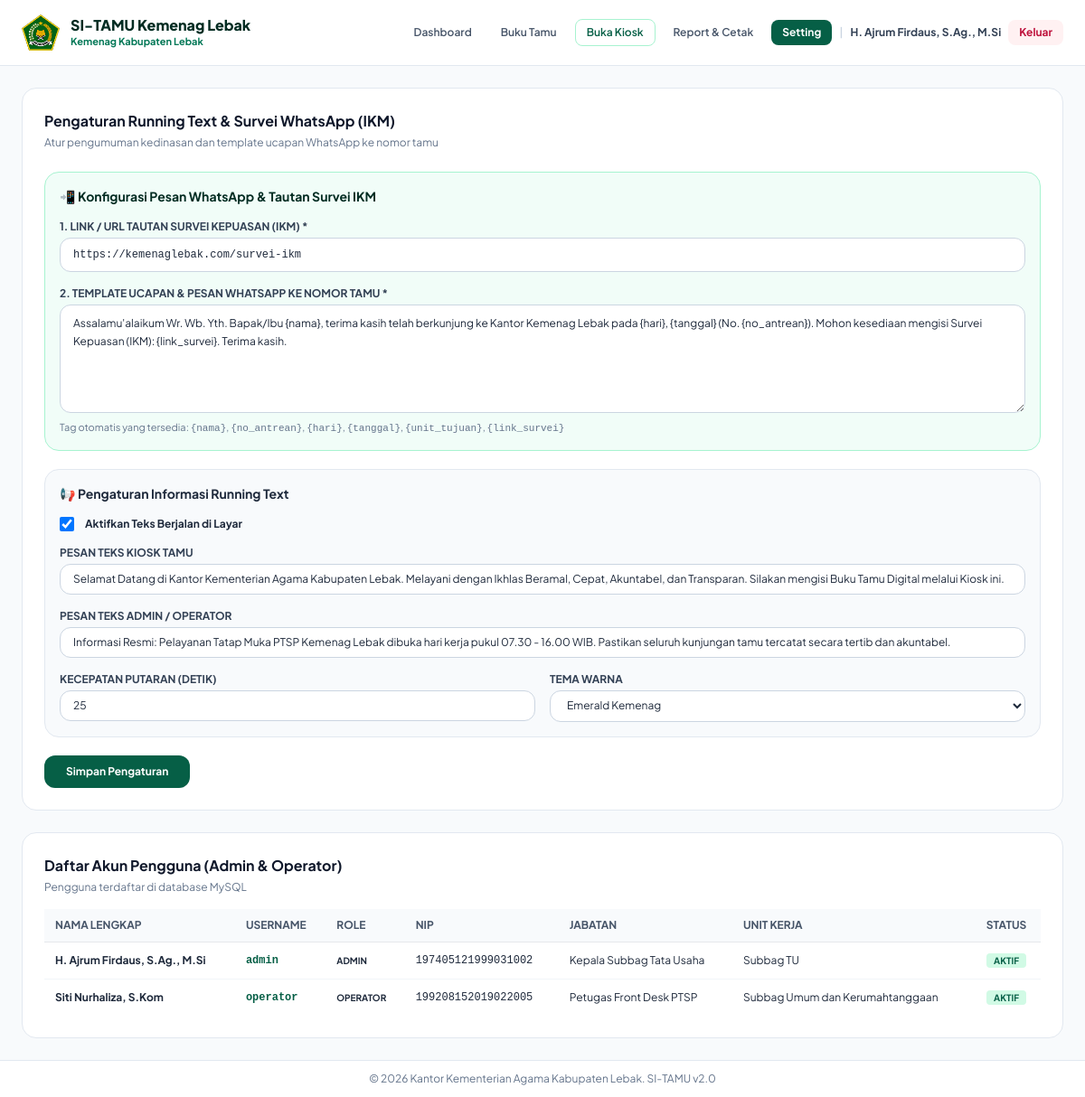
/php/pengaturan.php (signed in), run on the app's committed database.
### tables this page shows
CREATE TABLE `users` (
  `id` int(11) NOT NULL AUTO_INCREMENT,
  `username` varchar(50) NOT NULL UNIQUE,
  `password` varchar(255) NOT NULL,
  `nama` varchar(150) NOT NULL,
  `role` enum('admin','operator') NOT NULL DEFAULT 'operator',
  `nip` varchar(30) DEFAULT NULL,
  `jabatan` varchar(100) DEFAULT NULL,
  `unit_kerja` varchar(100) DEFAULT NULL,
  `status` enum('aktif','nonaktif') NOT NULL DEFAULT 'aktif',
  `created_at` timestamp NOT NULL DEFAULT CURRENT_TIMESTAMP,
  PRIMARY KEY (`id`)
);

### php/pengaturan.php (the view, shortened to what this page needs)
<?php
require_once 'config.php';
$user = $_SESSION['user'];
$stmt = $pdo->query("SELECT kunci, nilai FROM pengaturan");
$settings = $stmt->fetchAll(PDO::FETCH_KEY_PAIR);
$stmtUsers = $pdo->query("SELECT * FROM users ORDER BY id ASC");
$usersList = $stmtUsers->fetchAll();
?>
<!DOCTYPE html>
<html lang="id">
<head>
    <script src="https://cdn.tailwindcss.com"></script>
</head>
<body class="bg-slate-50 text-slate-800 min-h-screen flex flex-col justify-between">
    <header class="bg-white border-b border-slate-200 sticky top-0 z-40 shadow-xs">
        <div class="max-w-7xl mx-auto px-6 py-4 flex items-center justify-between">
            <div class="flex items-center gap-3">
                <img src="assets/logo_kemenag.png" alt="Logo Kemenag" class="h-10 w-auto">
                <div>
                    <h1 class="text-base font-black text-emerald-950 leading-tight">SI-TAMU Kemenag Lebak</h1>
                    <p class="text-[11px] font-bold text-emerald-700">Kemenag Kabupaten Lebak</p>
                </div>
            </div>
            <nav class="flex items-center gap-2 text-xs font-semibold">
                <a href="dashboard.php" class="px-3 py-1.5 text-slate-600 hover:text-emerald-900 rounded-lg">Dashboard</a>
                <a href="tamu.php" class="px-3 py-1.5 text-slate-600 hover:text-emerald-900 rounded-lg">Buku Tamu</a>
                <a href="index.php" target="_blank" class="px-3 py-1.5 text-emerald-800 hover:bg-emerald-50 border border-emerald-200 rounded-lg">Buka Kiosk</a>
                <a href="laporan.php" class="px-3 py-1.5 text-slate-600 hover:text-emerald-900 rounded-lg">Report & Cetak</a>
                <a href="pengaturan.php" class="px-3 py-1.5 bg-emerald-800 text-white rounded-lg font-bold">Setting</a>
                <span class="text-slate-300">|</span>
                <span class="text-xs font-bold text-slate-700"><?= htmlspecialchars($user['nama']); ?></span>
                <a href="logout.php" class="px-3 py-1.5 bg-rose-50 text-rose-700 hover:bg-rose-100 rounded-lg font-bold">Keluar</a>
            </nav>
        </div>
    </header>
    <main class="max-w-7xl w-full mx-auto p-6 space-y-6 flex-1">
        <div class="bg-white rounded-2xl border border-slate-200 shadow-xs p-6">
            <h2 class="text-base font-bold text-slate-900 mb-1">Pengaturan Running Text & Survei WhatsApp (IKM)</h2>
            <p class="text-xs text-slate-500 mb-6">Atur pengumuman kedinasan dan template ucapan WhatsApp ke nomor tamu</p>
            <form method="POST" action="" class="space-y-5 text-xs">
                <div class="p-4 bg-emerald-50/70 border border-emerald-200 rounded-2xl space-y-4">
                    <h3 class="font-bold text-emerald-950 text-sm flex items-center gap-2">
                        <span>📲 Konfigurasi Pesan WhatsApp & Tautan Survei IKM</span>
                    </h3>
                    <div>
                        <label class="block font-bold uppercase text-slate-700 mb-1">1. Link / URL Tautan Survei Kepuasan (IKM) *</label>
                        <input type="url" name="wa_survey_url" required value="<?= htmlspecialchars($settings['wa_survey_url'] ?? 'https://kemenaglebak.com/survei-ikm'); ?>" class="w-full px-3.5 py-2.5 rounded-xl border border-slate-300 bg-white font-mono" placeholder="https://...">
                    </div>
                    <div>
                        <label class="block font-bold uppercase text-slate-700 mb-1">2. Template Ucapan & Pesan WhatsApp ke Nomor Tamu *</label>
                        <textarea name="wa_message_template" rows="5" required class="w-full px-3.5 py-2.5 rounded-xl border border-slate-300 bg-white leading-relaxed"><?= htmlspecialchars($settings['wa_message_template'] ?? ''); ?></textarea>
                        <p class="text-[11px] text-slate-500 mt-1">Tag otomatis yang tersedia: <code>{nama}</code>, <code>{no_antrean}</code>, <code>{hari}</code>, <code>{tanggal}</code>, <code>{unit_tujuan}</code>, <code>{link_survei}</code></p>
                    </div>
                </div>
                <div class="p-4 bg-slate-50 border border-slate-200 rounded-2xl space-y-4">
                    <h3 class="font-bold text-slate-800 text-sm">📢 Pengaturan Informasi Running Text</h3>
                    <div class="flex items-center gap-3">
                        <input type="checkbox" name="running_text_enabled" id="rtEn" value="1" <?= (isset($settings['running_text_enabled']) && $settings['running_text_enabled'] == '1') ? 'checked' : ''; ?> class="w-4 h-4 text-emerald-700">
                        <label for="rtEn" class="font-bold text-slate-800">Aktifkan Teks Berjalan di Layar</label>
                    </div>
                    <div>
                        <label class="block font-bold uppercase text-slate-700 mb-1">Pesan Teks Kiosk Tamu</label>
                        <input type="text" name="running_text_kiosk" value="<?= htmlspecialchars($settings['running_text_kiosk'] ?? ''); ?>" class="w-full px-3.5 py-2 rounded-xl border border-slate-300 bg-white">
                    </div>
                    <div>
                        <label class="block font-bold uppercase text-slate-700 mb-1">Pesan Teks Admin / Operator</label>
                        <input type="text" name="running_text_admin" value="<?= htmlspecialchars($settings['running_text_admin'] ?? ''); ?>" class="w-full px-3.5 py-2 rounded-xl border border-slate-300 bg-white">
                    </div>
                    <div class="grid grid-cols-2 gap-4">
                        <div>
                            <label class="block font-bold uppercase text-slate-700 mb-1">Kecepatan Putaran (Detik)</label>
                            <input type="number" name="running_text_speed" value="<?= htmlspecialchars($settings['running_text_speed'] ?? '25'); ?>" min="10" max="60" class="w-full px-3.5 py-2 rounded-xl border border-slate-300 bg-white">
                        </div>
                        <div>
                            <label class="block font-bold uppercase text-slate-700 mb-1">Tema Warna</label>
                            <select name="running_text_theme" class="w-full px-3.5 py-2 rounded-xl border border-slate-300 bg-white">
                                <option value="emerald" <?= (($settings['running_text_theme'] ?? '') === 'emerald') ? 'selected' : ''; ?>>Emerald Kemenag</option>
                            </select>
                        </div>
                    </div>
                </div>
                <button type="submit" name="simpan_pengaturan" class="px-6 py-2.5 bg-emerald-800 hover:bg-emerald-900 text-white font-bold rounded-xl shadow-xs transition">
                    Simpan Pengaturan
                </button>
            </form>
        </div>
        <div class="bg-white rounded-2xl border border-slate-200 shadow-xs p-6">
            <h3 class="text-base font-bold text-slate-900 mb-1">Daftar Akun Pengguna (Admin & Operator)</h3>
            <p class="text-xs text-slate-500 mb-4">Pengguna terdaftar di database MySQL</p>
            <div class="overflow-x-auto">
                <table class="w-full text-left text-xs">
                    <thead>
                        <tr class="bg-slate-50 border-b text-slate-600 uppercase">
                            <th class="py-2.5 px-3">Nama Lengkap</th>
                            <th class="py-2.5 px-3">Username</th>
                            <th class="py-2.5 px-3">Role</th>
                            <th class="py-2.5 px-3">NIP</th>
                            <th class="py-2.5 px-3">Jabatan</th>
                            <th class="py-2.5 px-3">Unit Kerja</th>
                            <th class="py-2.5 px-3 text-center">Status</th>
                        </tr>
                    </thead>
                    <tbody class="divide-y divide-slate-100">
                        <?php foreach ($usersList as $u): ?>
                        <tr class="hover:bg-slate-50">
                            <td class="py-3 px-3 font-bold"><?= htmlspecialchars($u['nama']); ?></td>
                            <td class="py-3 px-3 font-mono font-bold text-emerald-800"><?= htmlspecialchars($u['username']); ?></td>
                            <td class="py-3 px-3 uppercase text-[10px] font-bold"><?= htmlspecialchars($u['role']); ?></td>
                            <td class="py-3 px-3 font-mono"><?= htmlspecialchars($u['nip'] ?? '-'); ?></td>
                            <td class="py-3 px-3"><?= htmlspecialchars($u['jabatan']); ?></td>
                            <td class="py-3 px-3"><?= htmlspecialchars($u['unit_kerja']); ?></td>
                            <td class="py-3 px-3 text-center">
                                <span class="px-2 py-0.5 rounded text-[10px] font-bold <?= ($u['status'] === 'aktif') ? 'bg-emerald-100 text-emerald-800' : 'bg-slate-200 text-slate-600'; ?>">
                                    <?= strtoupper($u['status']); ?>
                                </span>
                            </td>
                        </tr>
                        <?php endforeach; ?>
                    </tbody>
                </table>
            </div>
        </div>
    </main>
    <footer class="bg-white border-t border-slate-200 py-3 text-center text-xs text-slate-500">
        &copy; <?= date('Y'); ?> Kantor Kementerian Agama Kabupaten Lebak. SI-TAMU v2.0
    </footer>
</body>
</html>

### php/pengaturan.php (style rules this page uses)
body { font-family: 'Plus Jakarta Sans', sans-serif; }

### data on the page
users: nama "H. Ajrum Firdaus, S.Ag., M.Si", username "admin", role "ADMIN", nip "197405121999031002", jabatan "Kepala Subbag Tata Usaha", unit_kerja "Subbag TU", status "AKTIF"
users: nama "Siti Nurhaliza, S.Kom", username "operator", role "OPERATOR", nip "199208152019022005", jabatan "Petugas Front Desk PTSP", unit_kerja "Subbag Umum dan Kerumahtanggaan", status "AKTIF"
